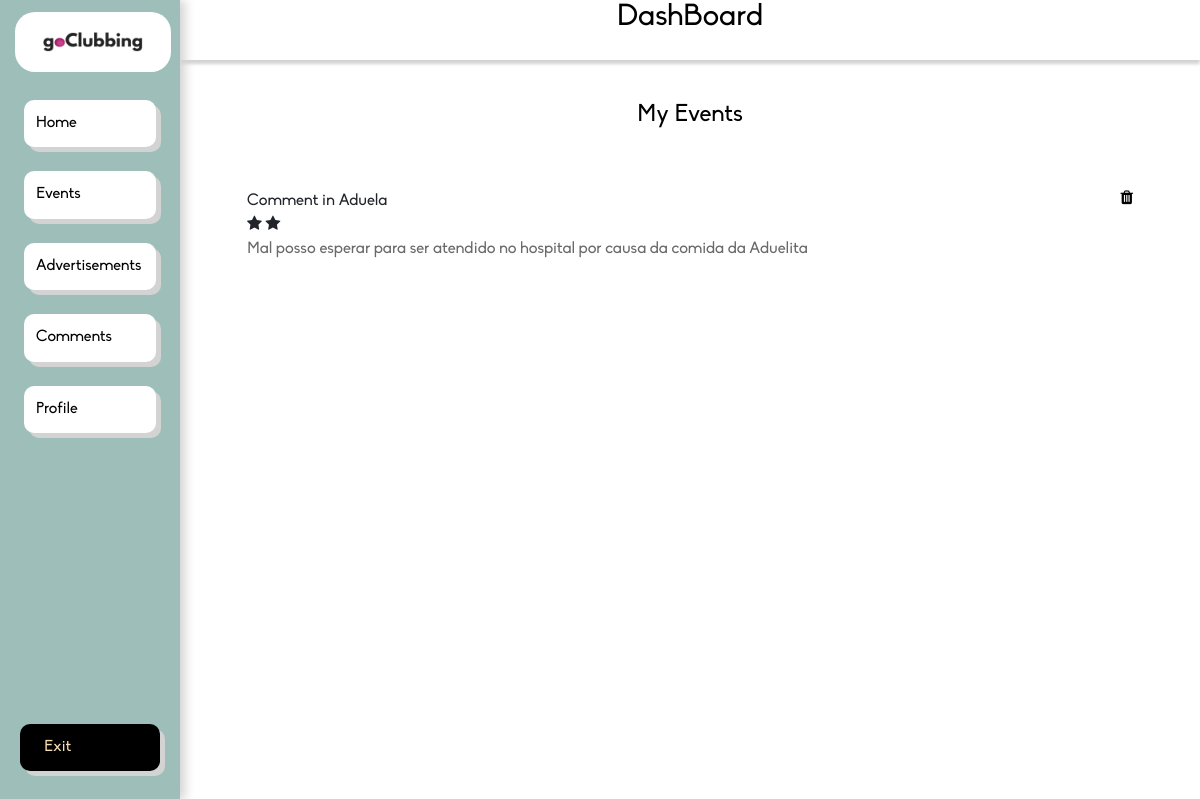
Page /dashboard/comments/ (signed in) on the committed database.
### app/models.py (models this page shows, shortened)
class Comment(models.Model):
    classification = models.IntegerField()
    body = models.CharField(max_length=1024)
    event = models.ForeignKey(Event, on_delete=models.CASCADE)

class Event(models.Model):
    name = models.CharField(max_length=100)
    location = models.CharField(max_length=100)
    datetime = models.DateTimeField(auto_now=False, auto_now_add=False)
    type = models.ForeignKey(Event_Type, on_delete=models.CASCADE)
    theme = models.CharField(max_length=100)
    min_age = models.IntegerField()
    organization = models.CharField(max_length=100)
    dress_code = models.CharField(max_length=100)
    business = models.ForeignKey(Business, on_delete=models.CASCADE)
    def __str__(self):
        return self.name

### app/views.py (the view)
# urls.py: path('dashboard/comments/', dashboard_my_comments, name='dashboard_my_comments'),
def dashboard_my_comments(request):
    comments = Comment.objects.all()
    business = Business.objects.get(user_id=request.user.id)
    tparams = {'comments': comments, 'self': business}
    return render(request, "see_comments.html", tparams)
    return None

### app/templates/see_comments.html
{% extends "dashboard.html" %}
{% load static %}
{% block content %}
<div>
    <div>
        <h4 class="form-title" style="color:#000; margin-top: 4%;">My Events</h4>
    </div>
    <ul class="list-group list-group-flush my-list">
        {% for comment in comments %}
            {% if comment.event.business == self %}
        <li class="list-group-item"><p style="margin-bottom: 0%">Comment in {{ comment.event }}<a ><i class="fa fa-trash black"></i></a></p>{% with ''|center:comment.classification as range %} {% for n in range %} <i class="fa fa-star"></i> {% endfor %}{% endwith %}<p style="color:#696969;">{{ comment.body }}</p></li>
            {% endif %}
        {% endfor %}
    </ul>
</div>
{% endblock %}

### app/static/css/dashboard.css (style rules this page uses)
html, body { margin: 0; height: 100%; width: 100%; overflow: auto; }
.form-title { margin-bottom: 5%; }
.form-title, #formus label { color: white; z-index: 2; text-align: center; }
.my-list { margin: 5%; }
.list-group-item { padding: 5%; }
.black { float: right; color: black; }

### app/templates/dashboard.html (style rules this page uses)
* { box-sizing: border-box; font-family: Biko, serif; }

### rows in the picture
Comment: event "Aduela", classification 2 (drawn), body "Mal posso esperar para ser atendido no hospital por causa da comida da Aduelita"
